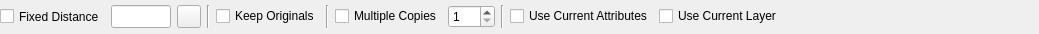
<?xml version="1.0" encoding="UTF-8"?>
<ui version="4.0">
 <class>LC_OffsetOptionsWidget</class>
 <widget class="QWidget" name="LC_OffsetOptionsWidget">
  <property name="geometry">
   <rect>
    <x>0</x>
    <y>0</y>
    <width>1039</width>
    <height>34</height>
   </rect>
  </property>
  <property name="sizePolicy">
   <sizepolicy hsizetype="Maximum" vsizetype="Preferred">
    <horstretch>0</horstretch>
    <verstretch>0</verstretch>
   </sizepolicy>
  </property>
  <property name="minimumSize">
   <size>
    <width>0</width>
    <height>0</height>
   </size>
  </property>
  <property name="maximumSize">
   <size>
    <width>16777215</width>
    <height>16777215</height>
   </size>
  </property>
  <property name="windowTitle">
   <string>Modify Offset Options</string>
  </property>
  <layout class="QGridLayout" name="gridLayout">
   <property name="leftMargin">
    <number>0</number>
   </property>
   <property name="topMargin">
    <number>1</number>
   </property>
   <property name="rightMargin">
    <number>0</number>
   </property>
   <property name="bottomMargin">
    <number>1</number>
   </property>
   <item row="0" column="11">
    <spacer name="horizontalSpacer">
     <property name="orientation">
      <enum>Qt::Orientation::Horizontal</enum>
     </property>
     <property name="sizeHint" stdset="0">
      <size>
       <width>0</width>
       <height>20</height>
      </size>
     </property>
    </spacer>
   </item>
   <item row="0" column="7">
    <widget class="QSpinBox" name="sbNumberOfCopies">
     <property name="toolTip">
      <string>Number of copies.</string>
     </property>
     <property name="minimum">
      <number>1</number>
     </property>
     <property name="maximum">
      <number>100</number>
     </property>
    </widget>
   </item>
   <item row="0" column="6">
    <widget class="QCheckBox" name="cbMultipleCopies">
     <property name="toolTip">
      <string>If checked, multiple copies will be created. </string>
     </property>
     <property name="text">
      <string>Multiple Copies</string>
     </property>
    </widget>
   </item>
   <item row="0" column="5">
    <widget class="Line" name="line_2">
     <property name="orientation">
      <enum>Qt::Orientation::Vertical</enum>
     </property>
    </widget>
   </item>
   <item row="0" column="10">
    <widget class="QCheckBox" name="cbCurrentLayer">
     <property name="toolTip">
      <string>If checked, created entities will be placed into current layer, otherwise they will be in original layers.</string>
     </property>
     <property name="text">
      <string>Use Current Layer</string>
     </property>
    </widget>
   </item>
   <item row="0" column="0">
    <widget class="QCheckBox" name="cbFixedDistance">
     <property name="sizePolicy">
      <sizepolicy hsizetype="Preferred" vsizetype="Preferred">
       <horstretch>0</horstretch>
       <verstretch>0</verstretch>
      </sizepolicy>
     </property>
     <property name="toolTip">
      <string>If checked, fixed distance of offset will be used, otherwise it will be defined by mouse.</string>
     </property>
     <property name="text">
      <string>Fixed Distance</string>
     </property>
    </widget>
   </item>
   <item row="0" column="9">
    <widget class="QCheckBox" name="cbCurrentAttr">
     <property name="toolTip">
      <string>If checked, current attributes will be applied to created entities, otherwise original ones will be used. </string>
     </property>
     <property name="text">
      <string>Use Current Attributes</string>
     </property>
    </widget>
   </item>
   <item row="0" column="3">
    <widget class="Line" name="line_3">
     <property name="orientation">
      <enum>Qt::Orientation::Vertical</enum>
     </property>
    </widget>
   </item>
   <item row="0" column="4">
    <widget class="QCheckBox" name="cbKeepOriginals">
     <property name="toolTip">
      <string>If checked, original entities will survive, otherwise they will be removed. </string>
     </property>
     <property name="text">
      <string>Keep Originals</string>
     </property>
    </widget>
   </item>
   <item row="0" column="1">
    <widget class="QLineEdit" name="leDist">
     <property name="sizePolicy">
      <sizepolicy hsizetype="Preferred" vsizetype="Preferred">
       <horstretch>0</horstretch>
       <verstretch>0</verstretch>
      </sizepolicy>
     </property>
     <property name="maximumSize">
      <size>
       <width>60</width>
       <height>16777215</height>
      </size>
     </property>
     <property name="toolTip">
      <string>Distance for offset from original entity</string>
     </property>
    </widget>
   </item>
   <item row="0" column="8">
    <widget class="Line" name="line">
     <property name="orientation">
      <enum>Qt::Orientation::Vertical</enum>
     </property>
    </widget>
   </item>
   <item row="0" column="2">
    <widget class="QToolButton" name="tbPickDistance">
     <property name="toolTip">
      <string>Pick distance from the drawing</string>
     </property>
     <property name="text">
      <string/>
     </property>
     <property name="icon">
      <iconset resource="../../../../res/icons/icons.qrc">
       <normaloff>:/icons/interactive_pick_distance.lci</normaloff>:/icons/interactive_pick_distance.lci</iconset>
     </property>
    </widget>
   </item>
  </layout>
 </widget>
 <layoutdefault spacing="6" margin="11"/>
 <resources>
  <include location="../../../../res/icons/icons.qrc"/>
 </resources>
 <connections>
  <connection>
   <sender>leDist</sender>
   <signal>textChanged(QString)</signal>
   <receiver>LC_OffsetOptionsWidget</receiver>
   <slot>updateDist(QString)</slot>
   <hints>
    <hint type="sourcelabel">
     <x>20</x>
     <y>20</y>
    </hint>
    <hint type="destinationlabel">
     <x>55</x>
     <y>10</y>
    </hint>
   </hints>
  </connection>
 </connections>
 <slots>
  <slot>updateDist(QString)</slot>
 </slots>
</ui>
